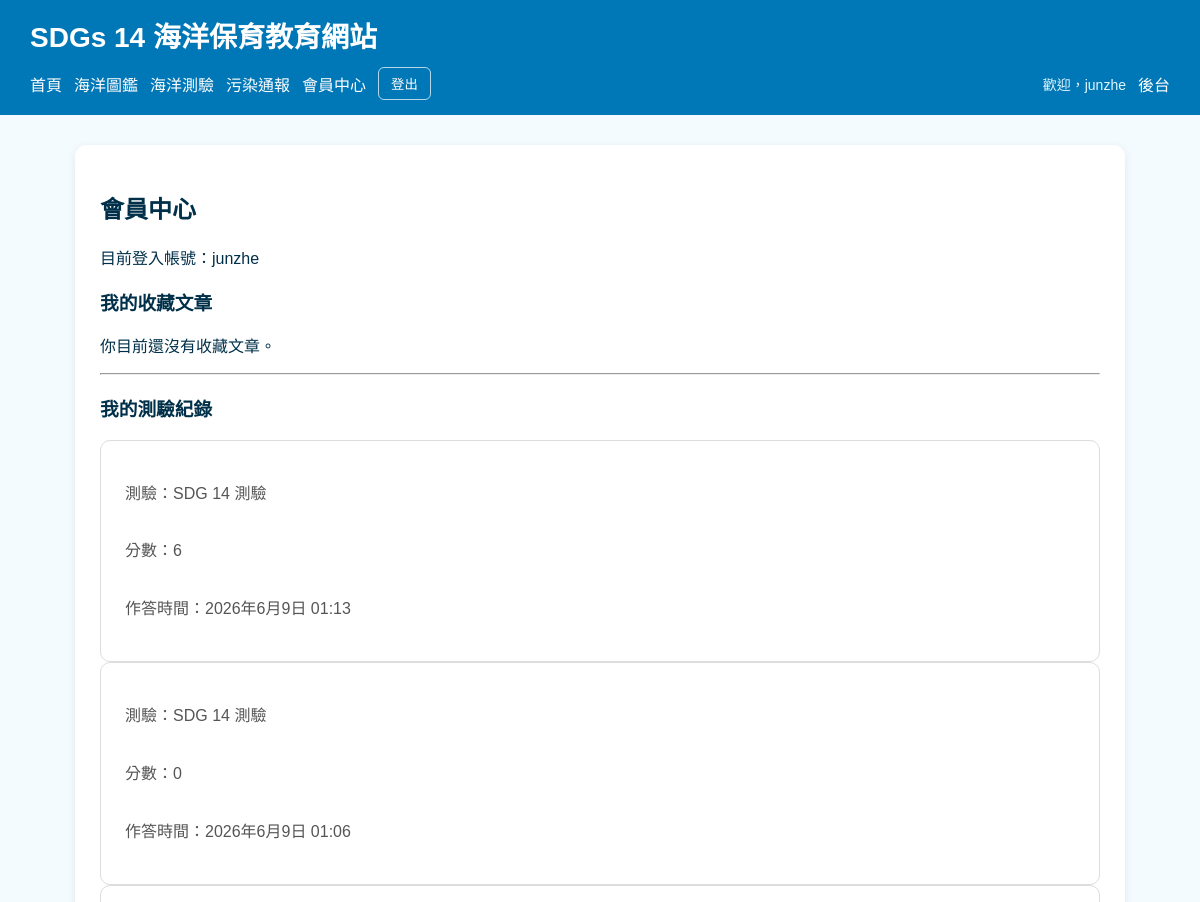
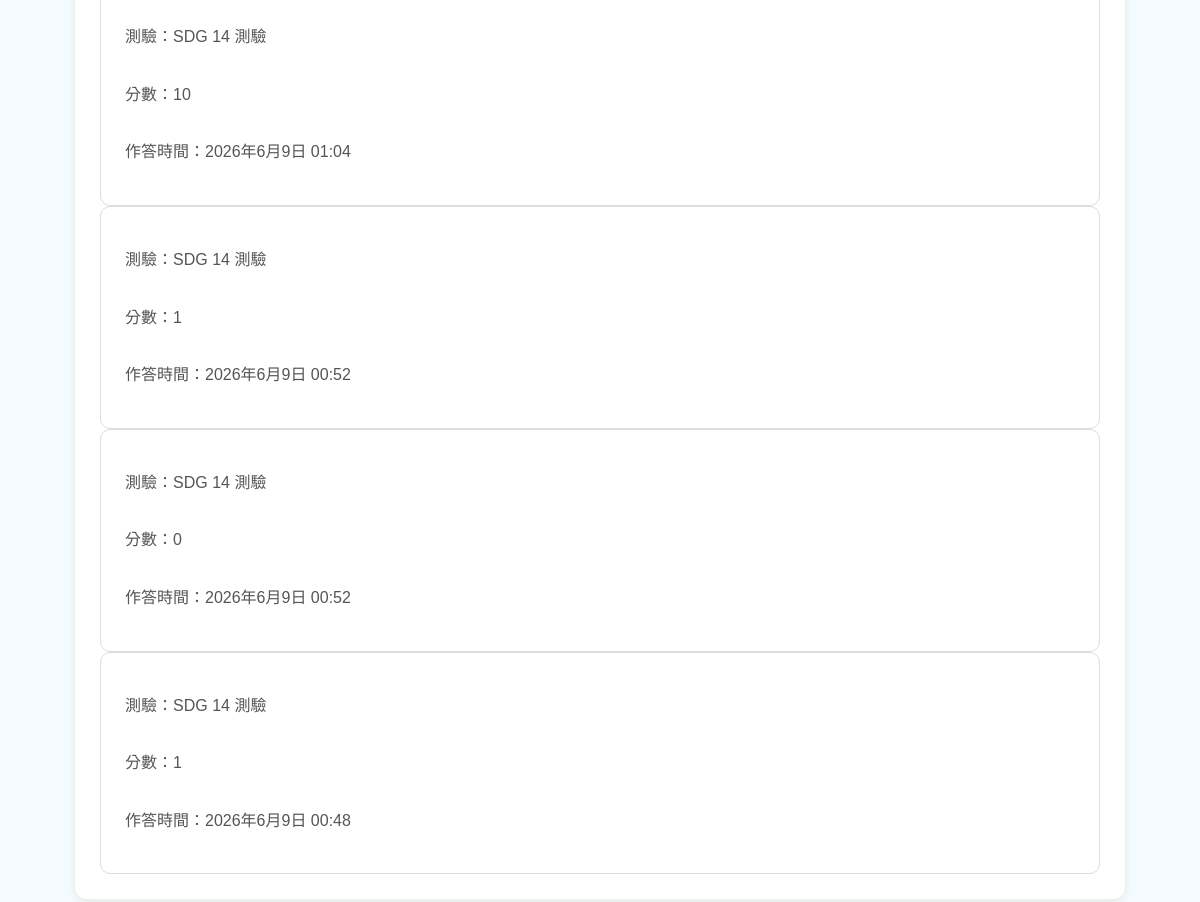
/profile/ (signed in), run on the app's committed database (2 pictures, top to bottom).
### main/models.py (models this page shows, shortened)
class QuizResult(models.Model):
    user = models.ForeignKey(User, on_delete=models.CASCADE)
    quiz = models.ForeignKey(Quiz, on_delete=models.CASCADE)
    score = models.IntegerField()
    submitted_at = models.DateTimeField(auto_now_add=True)

class Quiz(models.Model):
    title = models.CharField(max_length=200)
    description = models.TextField(blank=True)

### main/views.py (the view)
# urls.py: path('profile/', views.profile, name='profile'),
@login_required
def profile(request):
    favorite_articles = request.user.favorite_articles.all()
    quiz_results = QuizResult.objects.filter(user=request.user).order_by('-submitted_at')
    return render(request, 'profile.html', {
        'favorite_articles': favorite_articles,
        'quiz_results': quiz_results,
    })

### templates/profile.html (shortened to what this page needs)
{% extends 'base.html' %}
{% block content %}
<h2>會員中心</h2>
<p>目前登入帳號：{{ user.username }}</p>
<h3>我的收藏文章</h3>
{% for article in favorite_articles %}
    <div class="card">
        <h4>{{ article.title }}</h4>
        <a href="{% url 'article_detail' article.id %}">查看文章</a>
    </div>
{% empty %}
    <p>你目前還沒有收藏文章。</p>
{% endfor %}
<hr>
<h3>我的測驗紀錄</h3>
{% for result in quiz_results %}
    <div class="card">
        <p>測驗：{{ result.quiz.title }}</p>
        <p>分數：{{ result.score }}</p>
        <p>作答時間：{{ result.submitted_at }}</p>
    </div>
{% empty %}
    <p>目前還沒有測驗紀錄。</p>
{% endfor %}
{% endblock %}

### templates/base.html (shortened to what this page needs)
<!DOCTYPE html>
<html lang="zh-Hant">
<head>
</head>
<body>
    <header>
        <h1>SDGs 14 海洋保育教育網站</h1>
        <nav>
            <a href="{% url 'home' %}">首頁</a>
            <a href="{% url 'article_list' %}">海洋圖鑑</a>
            <a href="{% url 'quiz_list' %}">海洋測驗</a>
            <a href="{% url 'report_pollution' %}">污染通報</a>
            {% if user.is_authenticated %}
                <a href="{% url 'profile' %}">會員中心</a>
                <form action="{% url 'logout' %}" method="post" class="logout-form">
                    <button type="submit">登出</button>
                </form>
                <span class="user-info">歡迎，{{ user.username }}</span>
            {% else %}
                <a href="{% url 'login' %}">登入</a>
                <a href="{% url 'register' %}">註冊</a>
            {% endif %}
            <a href="/admin/">後台</a>
        </nav>
    </header>
    <main>
        {% block content %}{% endblock %}
    </main>
</body>
</html>

### templates/base.html (style rules this page uses)
body { font-family: Arial, sans-serif; margin: 0; background: #f4fbff; color: #003049; }
header { background: #0077b6; color: white; padding: 15px 30px; }
header h1 { margin: 0 0 12px 0; font-size: 28px; }
nav { display: flex; flex-wrap: wrap; align-items: center; gap: 12px; }
nav a { color: white; text-decoration: none; margin-right: 0; }
.logout-form { display: inline; margin: 0; }
.logout-form button { background: transparent; color: white; border: 1px solid rgba(255, 255, 255, 0.7); padding: 6px 12px; border-radius: 6px; cursor: pointer; }
.user-info { color: #dff6ff; font-size: 14px; margin-left: auto; }
main { max-width: 1000px; margin: 30px auto; background: white; padding: 25px; border-radius: 12px; box-shadow: 0 2px 8px rgba(0, 0, 0, 0.08); }
.card { border: 1px solid #ddd; padding: 24px; border-radius: 10px; background-color: #fff; display: flex; flex-direction: column; justify-content: space-between; }
.card p { line-height: 1.6; color: #555; margin-bottom: 16px; }
button { background: #0077b6; color: white; border: none; padding: 8px 14px; border-radius: 6px; cursor: pointer; }

### data on the page
QuizResult: quiz "SDG 14 測驗", score "6", submitted_at "2026年6月9日 01:13"
QuizResult: quiz "SDG 14 測驗", score "0", submitted_at "2026年6月9日 01:06"
QuizResult: quiz "SDG 14 測驗", score "10", submitted_at "2026年6月9日 01:04"
QuizResult: quiz "SDG 14 測驗", score "1", submitted_at "2026年6月9日 00:52"
QuizResult: quiz "SDG 14 測驗", score "0", submitted_at "2026年6月9日 00:52"
QuizResult: quiz "SDG 14 測驗", score "1", submitted_at "2026年6月9日 00:48"

### other printed values
{{ user.username }} "junzhe"
